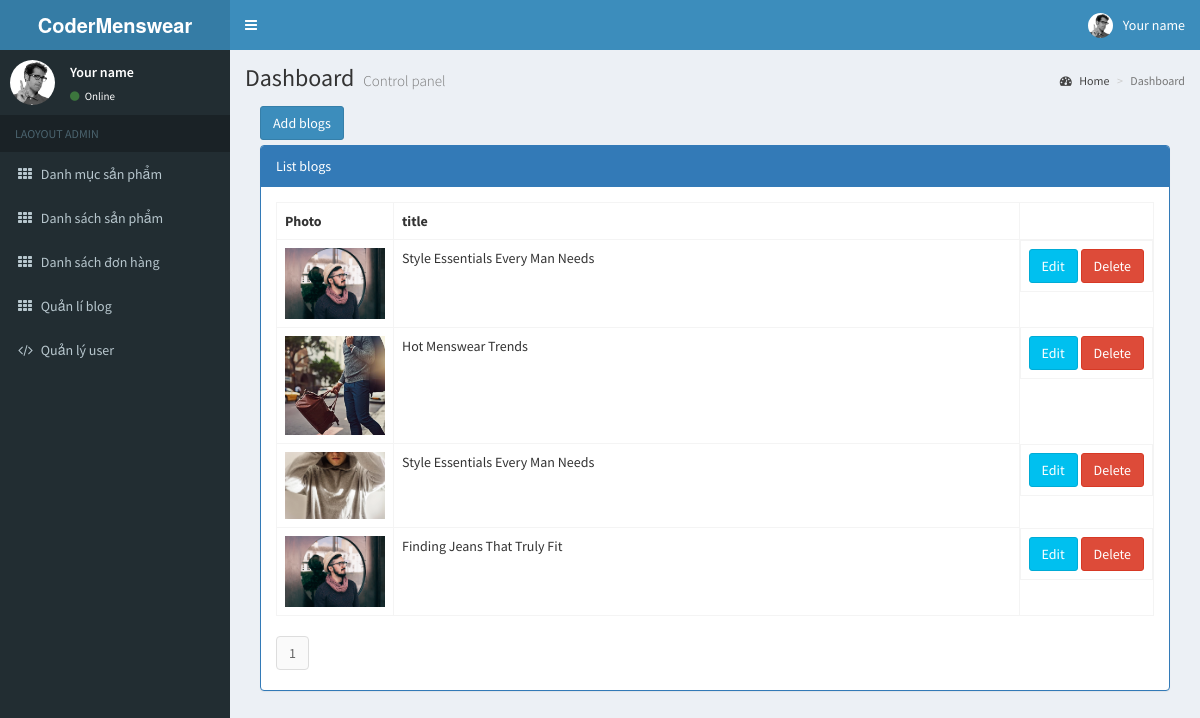
Screenshot of /Backend/index.php?controller=blogs&action=read (signed in) with the database file from the repository.
### tables this page shows
CREATE TABLE `blogs` (
  `id` int(11) NOT NULL,
  `title` text NOT NULL,
  `content` text NOT NULL,
  `photo` varchar(500) NOT NULL
);

### Backend/Controllers/BlogsController.php (called while the page is built, shortened)
<?php
	include "Models/BlogsModel.php";
	class BlogsController extends BlogsModel{
		public function read(){
			$recordPerPage = 25;
			$numPage = ceil($this->modelTotal()/$recordPerPage);
			$listRecord = $this->modelRead($recordPerPage);
			include "Views/BlogsView.php";
		}
	}
 ?>

### Backend/Models/BlogsModel.php (called while the page is built, shortened)
<?php
	class BlogsModel{
		public function modelRead($recordPerPage){
			$total = $this->modelTotal();
			$numPage = ceil($total/$recordPerPage);
			$page = isset($_GET["p"]) && $_GET["p"] > 0 ? $_GET["p"]-1 : 0;
			$from = $page * $recordPerPage;
			$conn = Connection::getInstance();
			$query = $conn->query("select * from blogs order by id desc limit $from, $recordPerPage");
			return $query->fetchAll();
		}
		public function modelTotal(){
			$conn = Connection::getInstance();
			$query = $conn->query("select id from blogs order by id desc");
			return $query->rowCount();
		}
	}
 ?>

### Backend/Views/BlogsView.php (the view, shortened to what this page needs)
<div class="col-md-12">
    <div style="margin-bottom:5px;">
        <a href="index.php?controller=blogs&action=create" class="btn btn-primary">Add blogs</a>
    </div>
    <div class="panel panel-primary">
        <div class="panel-heading">List blogs</div>
        <div class="panel-body">
            <table class="table table-bordered table-hover">
                <tr>
                    <th style="width: 100px;">Photo</th>
                    <th>title</th>
                    <th style="width:100px;"></th>
                </tr>
                <?php foreach($listRecord as $rows): ?>
                <tr>
                    <td>
<?php if($rows->photo != "" && file_exists('../Assets/Upload/Blogs/'.$rows->photo)): ?>
<img src="../Assets/Upload/Blogs/<?php echo $rows->photo; ?>" style="width:100px;">
                        <?php endif; ?>
                    </td>
                    <td><?php echo $rows->title; ?></td>
                    <td style="text-align:center;display:flex;">
                        <a class="btn btn-info" href="index.php?controller=blogs&action=update&id=<?php echo $rows->id; ?>">Edit</a>&nbsp;
                        <a class="btn btn-danger" href="index.php?controller=blogs&action=delete&id=<?php echo $rows->id; ?>" onclick="return window.confirm('Are you sure?');">Delete</a>
                    </td>
                </tr>
                <?php endforeach; ?>
            </table>
            <ul class="pagination">
                <li class="page-item">
                    <?php for($i = 1; $i <= $numPage; $i++): ?>
                    <a href="index.php?controller=blogs&action=read&p=<?php echo $i; ?>" class="page-link"><?php echo $i; ?></a>
                    <?php endfor; ?>
                </li>
            </ul>
        </div>
    </div>
</div>

### Backend/Views/BlogsView.php (style rules this page uses)
.pagination { padding:0px; margin:0px; }

### rows the page displays
blogs: photo (picture), title "Style Essentials Every Man Needs"
blogs: photo (picture), title "Hot Menswear Trends"
blogs: photo (picture), title "Style Essentials Every Man Needs"
blogs: photo (picture), title "Finding Jeans That Truly Fit"
